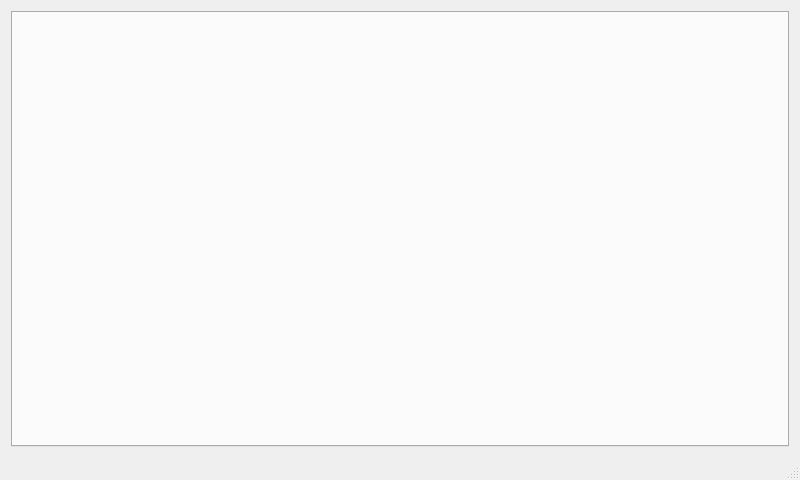
<?xml version="1.0" encoding="UTF-8"?>
<ui version="4.0">
 <class>MainWindow</class>
 <widget class="QMainWindow" name="MainWindow">
  <property name="geometry">
   <rect>
    <x>0</x>
    <y>0</y>
    <width>800</width>
    <height>480</height>
   </rect>
  </property>
  <property name="windowTitle">
   <string>MainWindow</string>
  </property>
  <property name="locale">
   <locale language="English" country="UnitedStates"/>
  </property>
  <widget class="QWidget" name="centralWidget">
   <layout class="QVBoxLayout" name="verticalLayout">
    <item>
     <widget class="QTabWidget" name="tabWidget">
      <property name="styleSheet">
       <string notr="true">QTabWidget::pane &gt; QWidget {
   font: 24pt &quot;DejaVu Sans&quot;;  
    color: white;
	background-color: qlineargradient(spread:pad, x1:0.494318, y1:0, x2:0.494, y2:1, stop:0 rgba(0, 30, 65, 255), stop:1 rgba(112, 124, 165, 255));
}

</string>
      </property>
      <property name="currentIndex">
       <number>-1</number>
      </property>
     </widget>
    </item>
   </layout>
  </widget>
  <widget class="QStatusBar" name="statusBar"/>
 </widget>
 <layoutdefault spacing="6" margin="11"/>
 <resources/>
 <connections/>
</ui>
